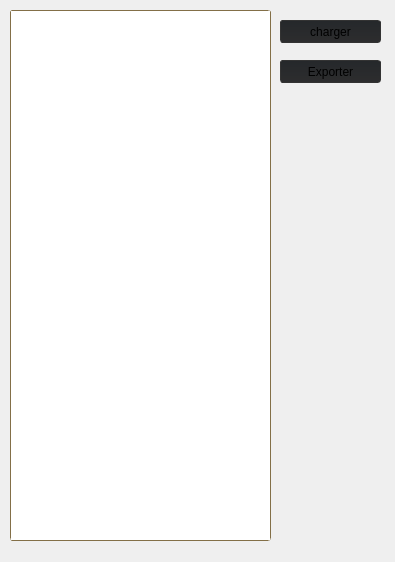
<?xml version="1.0" encoding="UTF-8"?>
<ui version="4.0">
 <class>CDialogListModel</class>
 <widget class="QDialog" name="CDialogListModel">
  <property name="enabled">
   <bool>true</bool>
  </property>
  <property name="geometry">
   <rect>
    <x>0</x>
    <y>0</y>
    <width>395</width>
    <height>562</height>
   </rect>
  </property>
  <property name="windowTitle">
   <string>Liste des models</string>
  </property>
  <property name="styleSheet">
   <string notr="true">background-color: rgb(27, 29, 31);
selection-color: rgb(41, 107, 137);
color: rgb(171, 144, 92);
menuBar{background-color: rgb(142, 120, 77);}
</string>
  </property>
  <widget class="QTreeWidget" name="treeWidget">
   <property name="geometry">
    <rect>
     <x>10</x>
     <y>10</y>
     <width>261</width>
     <height>531</height>
    </rect>
   </property>
   <property name="styleSheet">
    <string notr="true">

 QScrollBar:vertical {
     background: #1d1d1e;
     width: 15px;
     margin: 22px 0 22px 0;
 }
 QScrollBar::handle:vertical {
     background: #202325;
     min-height: 20px;
 }
 QScrollBar::add-line:vertical {
     background: #202325;
     height: 20px;
     subcontrol-position: bottom;
     subcontrol-origin: margin;
 }

 QScrollBar::sub-line:vertical {
     background: #202325;
     height: 20px;
     subcontrol-position: top;
     subcontrol-origin: margin;
 }
 QScrollBar::up-arrow:vertical, QScrollBar::down-arrow:vertical {
     width: 3px;
     height: 3px;
     background: #907a4e;
 }

 QScrollBar::add-page:vertical, QScrollBar::sub-page:vertical {
     background: none;
 }

 QScrollBar::add-page:vertical, QScrollBar::sub-page:vertical {
     background: none;
 }

QTreeWidget {
    border: 1px solid gray;
    border-radius: 3px;
    margin-top: 0.5em;
	border-color: rgb(131, 111, 71);
}



QTreeWidget::branch:open:has-children:!has-siblings,
QTreeWidget::branch:open:has-children:has-siblings  {
	image: url(:/MainFrame/Resources/Tab_Arrow.png);
}

QTreeWidget::branch:has-children:!has-siblings:closed,
QTreeWidget::branch:closed:has-children:has-siblings {
	image: url(:/MainFrame/Resources/Tab_Arrow2.png);
}
</string>
   </property>
   <property name="lineWidth">
    <number>1</number>
   </property>
   <property name="headerHidden">
    <bool>true</bool>
   </property>
   <column>
    <property name="text">
     <string notr="true">1</string>
    </property>
   </column>
  </widget>
  <widget class="QPushButton" name="btnLoad">
   <property name="geometry">
    <rect>
     <x>280</x>
     <y>20</y>
     <width>101</width>
     <height>23</height>
    </rect>
   </property>
   <property name="styleSheet">
    <string notr="true">QPushButton {
border: 1px solid #333333;
border-radius: 3px;
	background-color: qlineargradient(spread:pad, x1:0, y1:1, x2:0, y2:0, stop:0 rgba(45, 45, 46, 255), stop:1 rgba(37, 40, 43, 255));
padding: 3px 20px;

}

QPushButton:hover {
	background-color: qlineargradient(spread:pad, x1:0, y1:1, x2:0, y2:0, stop:0 rgba(37, 37, 38, 255), stop:1 rgba(27, 29, 31, 255));
}
</string>
   </property>
   <property name="text">
    <string>charger</string>
   </property>
  </widget>
  <widget class="QPushButton" name="btnExport">
   <property name="geometry">
    <rect>
     <x>280</x>
     <y>60</y>
     <width>101</width>
     <height>23</height>
    </rect>
   </property>
   <property name="styleSheet">
    <string notr="true">QPushButton {
border: 1px solid #333333;
border-radius: 3px;
	background-color: qlineargradient(spread:pad, x1:0, y1:1, x2:0, y2:0, stop:0 rgba(45, 45, 46, 255), stop:1 rgba(37, 40, 43, 255));
padding: 3px 20px;

}

QPushButton:hover {
	background-color: qlineargradient(spread:pad, x1:0, y1:1, x2:0, y2:0, stop:0 rgba(37, 37, 38, 255), stop:1 rgba(27, 29, 31, 255));
}
</string>
   </property>
   <property name="text">
    <string>Exporter</string>
   </property>
  </widget>
 </widget>
 <layoutdefault spacing="6" margin="11"/>
 <resources/>
 <connections/>
</ui>
